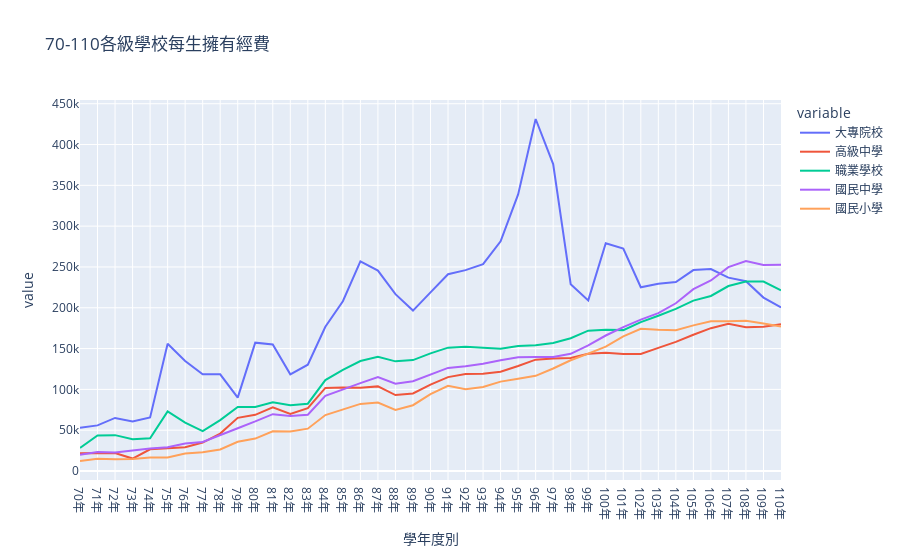

The notebook cell saved with this chart:
### Code cell
column_names = ['大專院校', '高級中學', '職業學校', '國民中學','國民小學']
fig = px.line(df, x="學年度別", y=column_names,
              hover_data={"學年度別", "學年度別"},
              title='70-110各級學校每生擁有經費')
fig.update_xaxes(
    dtick="M1",
    tickformat="%b\n%Y",
    ticklabelmode="period")
fig.show()

### Figure 1 — Plotly figure (JSON) as saved in the notebook; plotly's stock layout.template omitted (floating-point values rounded to 4 significant figures)
{"data": [{"hovertemplate": "variable=大專院校<br>學年度別=%{x}<br>value=%{y}<extra></extra>", "legendgroup": "大專院校", "line": {"color": "#636efa", "dash": "solid"}, "marker": {"symbol": "circle"}, "mode": "lines", "name": "大專院校", "orientation": "v", "showlegend": true, "type": "scatter", "x": ["70年", "71年", "72年", "73年", "74年", "75年", "76年", "77年", "78年", "79年", "80年", "81年", "82年", "83年", "84年", "85年", "86年", "87年", "88年", "89年", "90年", "91年", "92年", "93年", "94年", "95年", "96年", "97年", "98年", "99年", "100年", "101年", "102年", "103年", "104年", "105年", "106年", "107年", "108年", "109年", "110年"], "xaxis": "x", "y": [53050.0, 55870.0, 65000.0, 60810.0, 65650.0, 155900.0, 134800.0, 118500.0, 118500.0, 89860.0, 157300.0, 155100.0, 118400.0, 130300.0, 176800.0, 208000.0, 256800.0, 245600.0, 216700.0, 196600.0, 218900.0, 241100.0, 246100.0, 253500.0, 281500.0, 338923, 431300.0, 376100.0, 228900.0, 209000.0, 279100.0, 272400.0, 225100.0, 229400.0, 231500.0, 246200.0, 247500.0, 236900.0, 232500.0, 212500.0, 200300.0], "yaxis": "y"}, {"hovertemplate": "variable=高級中學<br>學年度別=%{x}<br>value=%{y}<extra></extra>", "legendgroup": "高級中學", "line": {"color": "#EF553B", "dash": "solid"}, "marker": {"symbol": "circle"}, "mode": "lines", "name": "高級中學", "orientation": "v", "showlegend": true, "type": "scatter", "x": ["70年", "71年", "72年", "73年", "74年", "75年", "76年", "77年", "78年", "79年", "80年", "81年", "82年", "83年", "84年", "85年", "86年", "87年", "88年", "89年", "90年", "91年", "92年", "93年", "94年", "95年", "96年", "97年", "98年", "99年", "100年", "101年", "102年", "103年", "104年", "105年", "106年", "107年", "108年", "109年", "110年"], "xaxis": "x", "y": [21620.0, 21660.0, 22050.0, 15240.0, 26570.0, 27950.0, 29220.0, 34860.0, 45830.0, 65100.0, 68830.0, 77970.0, 69840.0, 77060.0, 101800.0, 102400.0, 101900.0, 103700.0, 93040.0, 94940.0, 105900.0, 115100.0, 118900.0, 119200.0, 121600.0, 128700.0, 136400.0, 137800.0, 138300.0, 143700.0, 144900.0, 143400.0, 143400.0, 150900.0, 158200.0, 166900.0, 175000.0, 180500.0, 176100.0, 176700.0, 180000.0], "yaxis": "y"}, {"hovertemplate": "variable=職業學校<br>學年度別=%{x}<br>value=%{y}<extra></extra>", "legendgroup": "職業學校", "line": {"color": "#00cc96", "dash": "solid"}, "marker": {"symbol": "circle"}, "mode": "lines", "name": "職業學校", "orientation": "v", "showlegend": true, "type": "scatter", "x": ["70年", "71年", "72年", "73年", "74年", "75年", "76年", "77年", "78年", "79年", "80年", "81年", "82年", "83年", "84年", "85年", "86年", "87年", "88年", "89年", "90年", "91年", "92年", "93年", "94年", "95年", "96年", "97年", "98年", "99年", "100年", "101年", "102年", "103年", "104年", "105年", "106年", "107年", "108年", "109年", "110年"], "xaxis": "x", "y": [28350.0, 43480.0, 43950.0, 39050.0, 40050.0, 73080.0, 59200.0, 48890.0, 62340.0, 78560.0, 78380.0, 84090.0, 80620.0, 82480.0, 111500.0, 123800.0, 134800.0, 140000.0, 134300.0, 135900.0, 144200.0, 151200.0, 152200.0, 150800.0, 149700.0, 153300.0, 154000.0, 156900.0, 162600.0, 172000.0, 173100.0, 172600.0, 182400.0, 190300.0, 198700.0, 208700.0, 214500.0, 226600.0, 232100.0, 232000.0, 221300.0], "yaxis": "y"}, {"hovertemplate": "variable=國民中學<br>學年度別=%{x}<br>value=%{y}<extra></extra>", "legendgroup": "國民中學", "line": {"color": "#ab63fa", "dash": "solid"}, "marker": {"symbol": "circle"}, "mode": "lines", "name": "國民中學", "orientation": "v", "showlegend": true, "type": "scatter", "x": ["70年", "71年", "72年", "73年", "74年", "75年", "76年", "77年", "78年", "79年", "80年", "81年", "82年", "83年", "84年", "85年", "86年", "87年", "88年", "89年", "90年", "91年", "92年", "93年", "94年", "95年", "96年", "97年", "98年", "99年", "100年", "101年", "102年", "103年", "104年", "105年", "106年", "107年", "108年", "109年", "110年"], "xaxis": "x", "y": [20030.0, 23170.0, 22640.0, 25360.0, 27700.0, 28980.0, 33610.0, 35520.0, 44340.0, 52440.0, 60730.0, 69640.0, 67410.0, 68970.0, 92160.0, 100400.0, 107700.0, 115000.0, 106900.0, 109900.0, 117800.0, 126300.0, 128400.0, 131300.0, 135700.0, 139400.0, 139600.0, 139700.0, 143500.0, 153800.0, 166000.0, 176300.0, 185400.0, 193500.0, 205500.0, 222800.0, 233400.0, 249800.0, 257300.0, 252500.0, 252600.0], "yaxis": "y"}, {"hovertemplate": "variable=國民小學<br>學年度別=%{x}<br>value=%{y}<extra></extra>", "legendgroup": "國民小學", "line": {"color": "#FFA15A", "dash": "solid"}, "marker": {"symbol": "circle"}, "mode": "lines", "name": "國民小學", "orientation": "v", "showlegend": true, "type": "scatter", "x": ["70年", "71年", "72年", "73年", "74年", "75年", "76年", "77年", "78年", "79年", "80年", "81年", "82年", "83年", "84年", "85年", "86年", "87年", "88年", "89年", "90年", "91年", "92年", "93年", "94年", "95年", "96年", "97年", "98年", "99年", "100年", "101年", "102年", "103年", "104年", "105年", "106年", "107年", "108年", "109年", "110年"], "xaxis": "x", "y": [12250.0, 14870.0, 14350.0, 14740.0, 16570.0, 16480.0, 21370.0, 22990.0, 26420.0, 35820.0, 39700.0, 48620.0, 48460.0, 51870.0, 68530.0, 75280.0, 82190.0, 83910.0, 74880.0, 80600.0, 94170.0, 104400.0, 100100.0, 103000.0, 109500.0, 113200.0, 116600.0, 125600.0, 135700.0, 143900.0, 152400.0, 165000.0, 174200.0, 173000.0, 172600.0, 178500.0, 183500.0, 183600.0, 184000.0, 180700.0, 177100.0], "yaxis": "y"}], "layout": {"legend": {"title": {"text": "variable"}, "tracegroupgap": 0}, "title": {"text": "70-110各級學校每生擁有經費"}, "xaxis": {"anchor": "y", "domain": [0, 1], "dtick": "M1", "tickformat": "%b\n%Y", "ticklabelmode": "period", "title": {"text": "學年度別"}}, "yaxis": {"anchor": "x", "domain": [0, 1], "title": {"text": "value"}}}}
